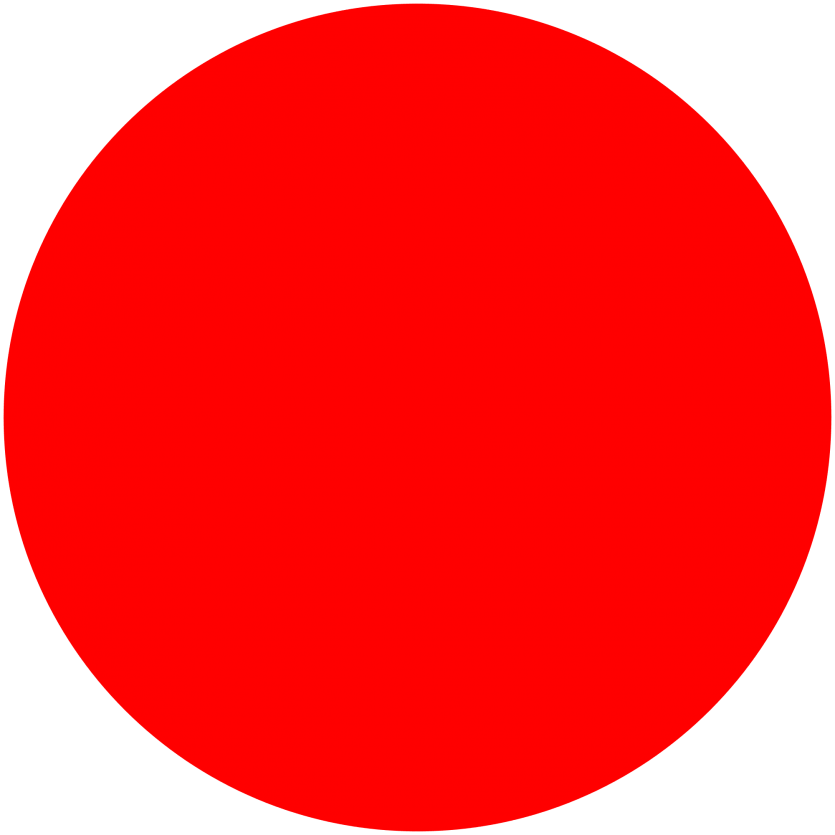
#> input picture plot_image/circle.png, 835 x 835 px, found by its file name
$ jupyter execute --allow-errors news_wordcloud.ipynb
#> lines starting #> are read from the running program, lines starting #| are printed output that depends on the picture
[cell 1]
import pandas as pd
#> (the rest of this cell did not finish here and is left out)

[cell 2]
content_all=''
#> (the rest of this cell did not finish here and is left out)

[cell 3]
import re
content_all = re.sub('[^ㄱ-ㅣ 가-힣]',"",content_all)
content_all

[cell 4]
content_all = str(content_all)
content_all

[cell 5]
from konlpy.tag import Okt
#> (the rest of this cell did not finish here and is left out)

[cell 6]
from collections import Counter
#> (the rest of this cell did not finish here and is left out)

#> (a cell that did not finish here is left out)

#> (a cell that did not finish here is left out)

#> (a cell that did not finish here is left out)

[cell 10]
# 이미지 추가(워드크라우드 모양 설정)
import numpy as np
from PIL import Image

mask = Image.new("RGBA",(2555,2275), (255,255,255)) #(2555,2575)는 사진 크기, (255,255,255)는 색을의미
#> mask: PIL image 2555x2275 RGBA; every value is 255
image = Image.open('C://Users//USER//메타버스//circle.png').convert("RGBA")
#> image is the input picture: PIL image 835x835 RGBA; mean R, G, B, A 254.8, 57.4, 57.4, 196.9
x,y = image.size
#> x = 835; y = 835
mask.paste(image,(0,0,x,y),image)
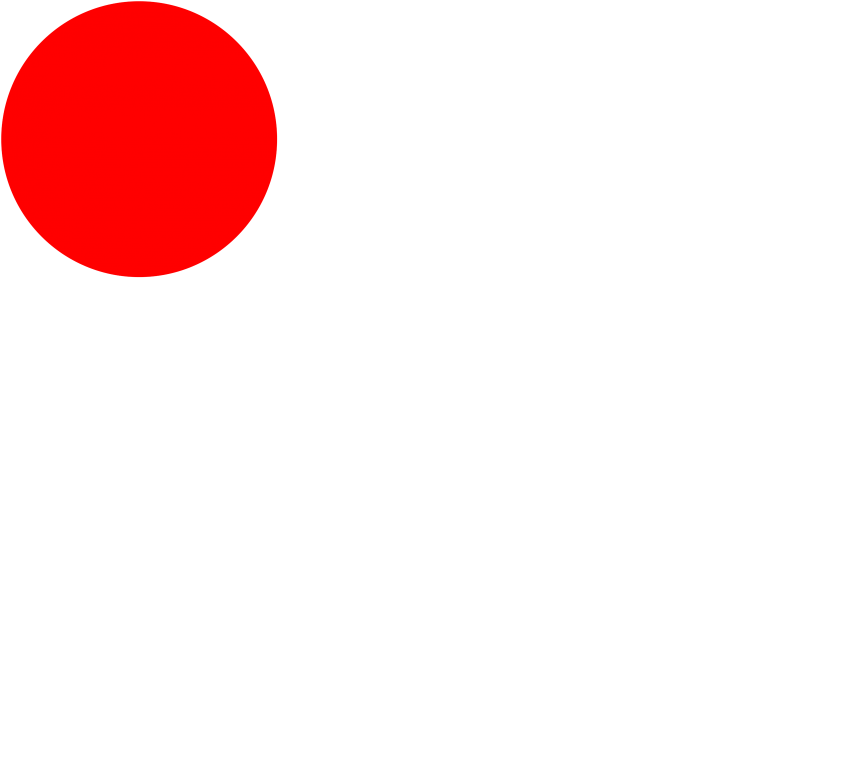
#> mask: PIL image 2555x2275 RGBA (shown at 1/3 size); mean R, G, B, A 255, 231.4, 231.4, 255; transparent parts drawn white
mask = np.array(mask)
